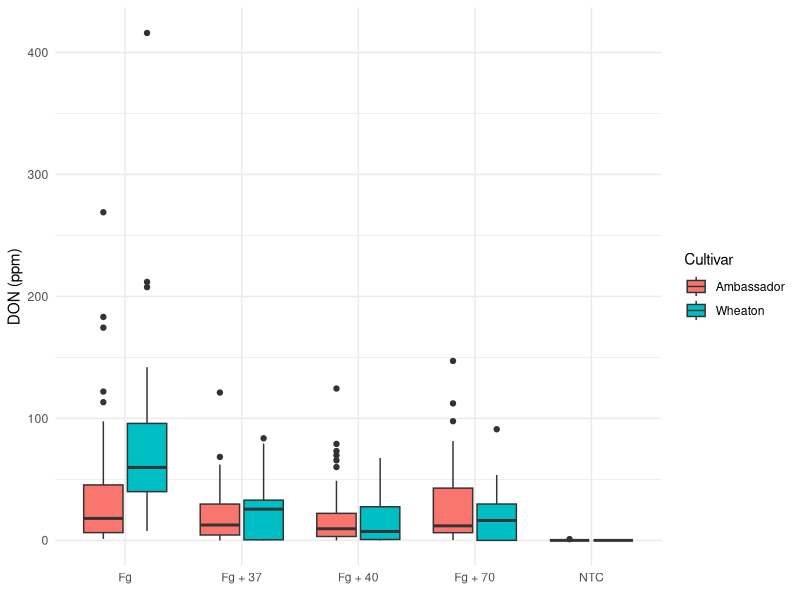
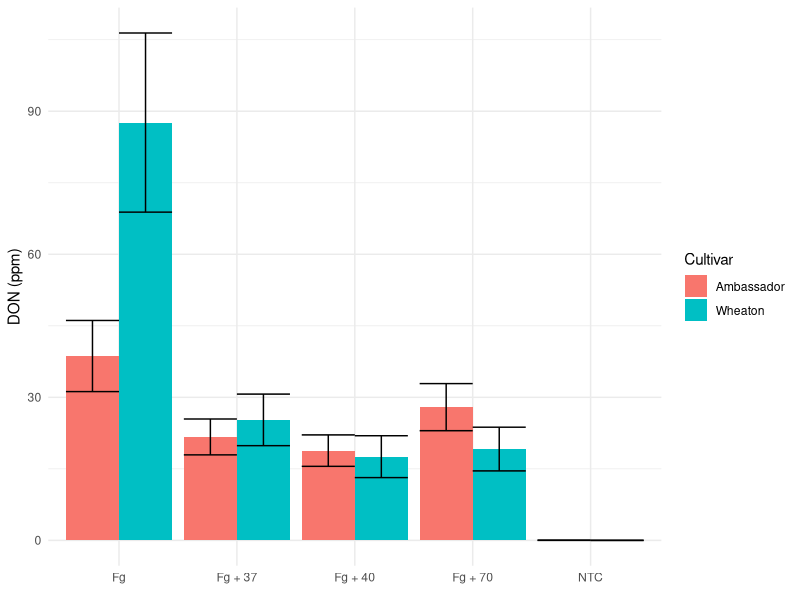
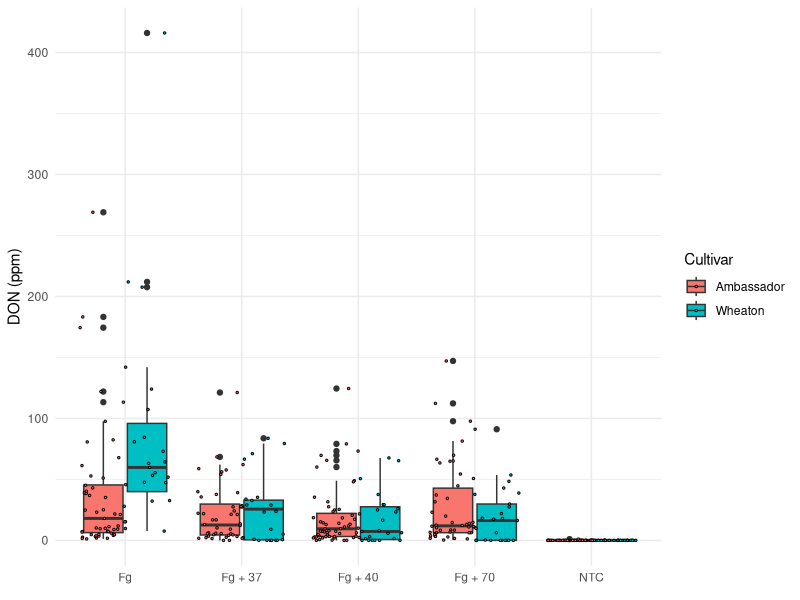
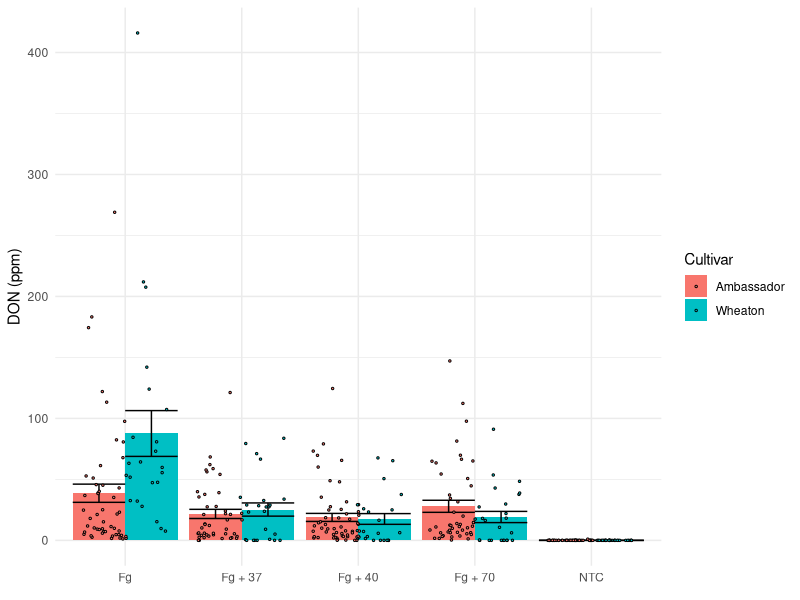
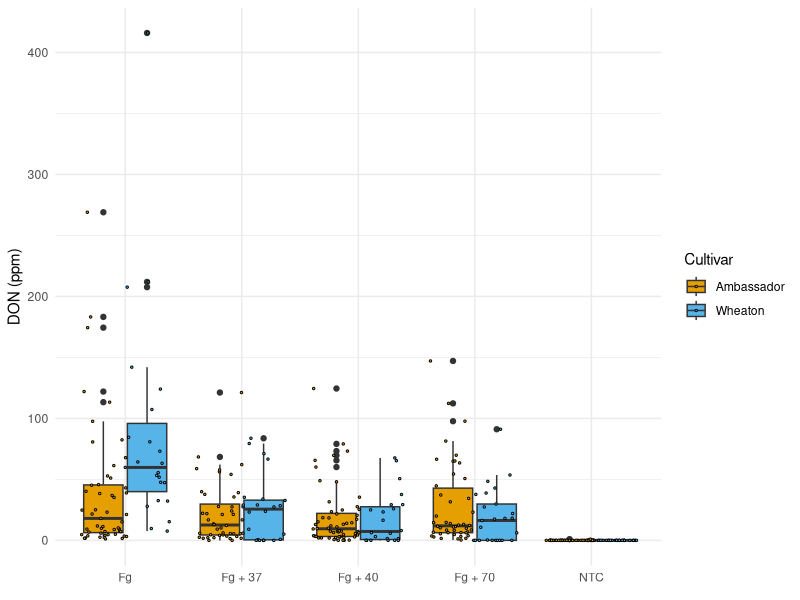
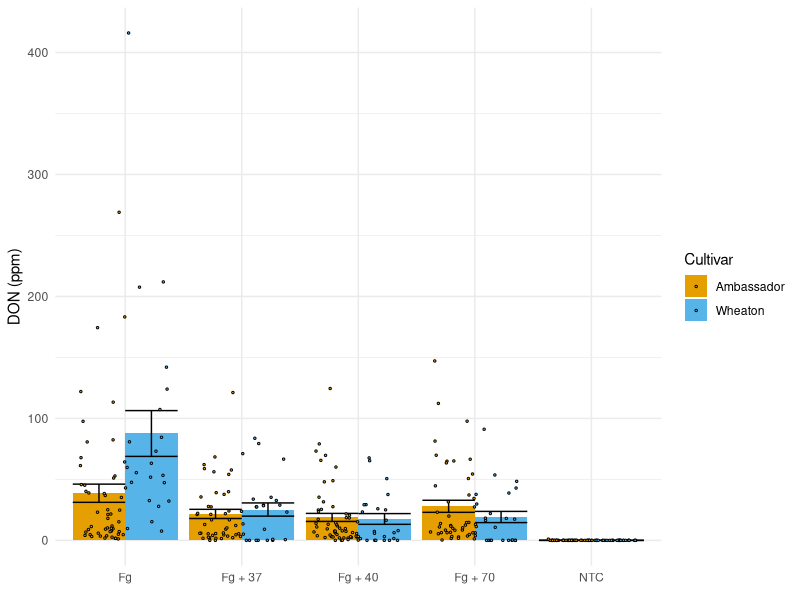
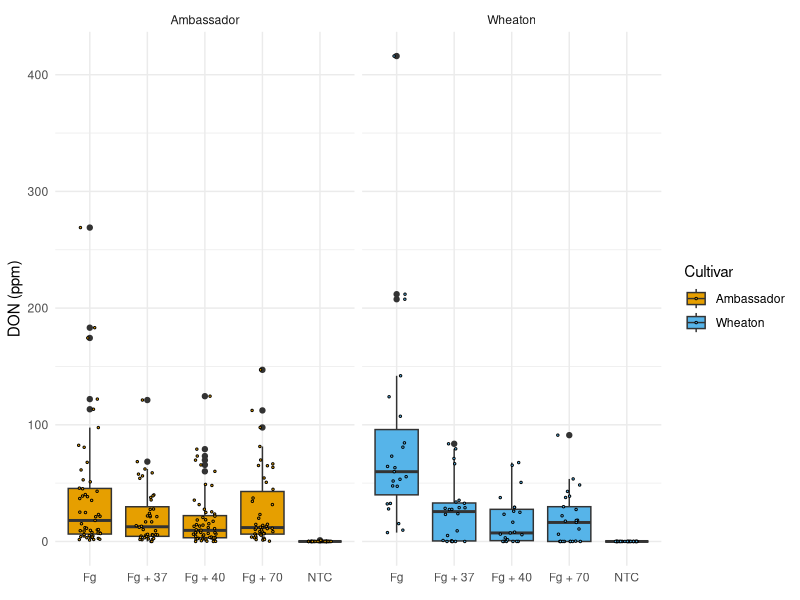
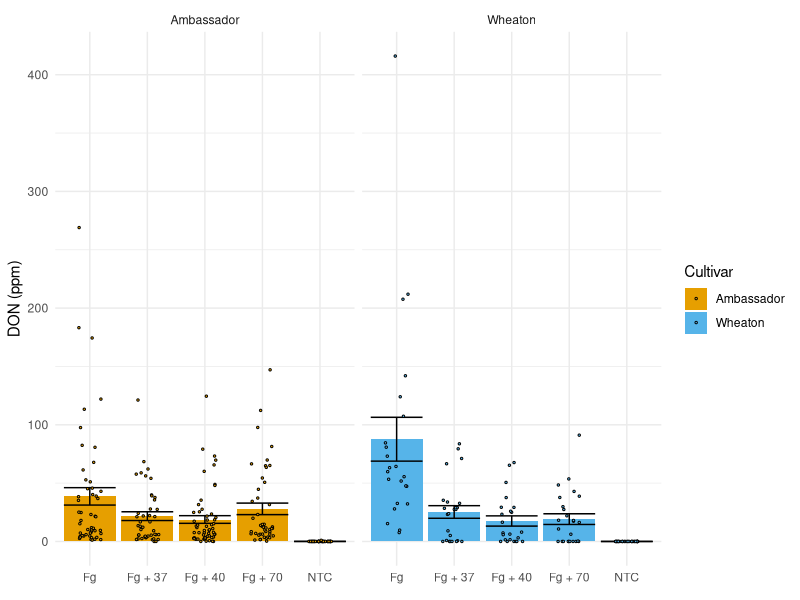

Generate these figures, in order, with R:
## ---- chunk 1
# Load libraries
library(tidyverse)

# Read in the data
## Treatment, Cultivar, MassperSeed_mg, DON, 15ADON, BioRep
data <- read_csv("MycotoxinData.csv") %>% 
            mutate(DON = as.numeric(DON),
                   MassperSeed_mg = as.numeric(MassperSeed_mg),
                   `15ADON` = as.numeric(`15ADON`),
                   BioRep = as.factor(BioRep)) %>% 
            filter(!is.na(DON))
                
# Make the boxplot
ggplot(data, aes(x = Treatment, y = DON, fill = Cultivar)) +
        geom_boxplot() +
        labs(y = "DON (ppm)", x = element_blank()) +
        theme_minimal()
## ---- chunk 2
# Bar chart with error bars
ggplot(data, aes(x = Treatment, y = DON, fill = Cultivar)) +
        stat_summary(fun=mean,geom="bar", position = "dodge") +
        stat_summary(fun.data = mean_se, geom = "errorbar", position = "dodge") +
        labs(y = "DON (ppm)", x = element_blank()) +
        theme_minimal()
## ---- chunk 3
# Boxplot with jitter
ggplot(data, aes(x = Treatment, y = DON, fill = Cultivar)) +
        geom_boxplot() +
        geom_point(position = position_jitterdodge(), shape = 21, color = "black", size = 0.5) +
        labs(y = "DON (ppm)", x = element_blank()) +
        theme_minimal() 

# Bar chart with jitter
ggplot(data, aes(x = Treatment, y = DON, fill = Cultivar)) +
        stat_summary(fun=mean,geom="bar", position = "dodge") +
        stat_summary(fun.data = mean_se, geom = "errorbar", position = "dodge") +
        geom_point(position = position_jitterdodge(), shape = 21, color = "black", size = 0.5) +
        labs(y = "DON (ppm)", x = element_blank()) +
        theme_minimal()

## ---- chunk 4
cbbPalette <- c("#000000", "#E69F00", "#56B4E9", "#009E73", "#F0E442", "#0072B2", "#D55E00", "#CC79A7")

# Boxplot
ggplot(data, aes(x = Treatment, y = DON, fill = Cultivar)) +
        geom_boxplot() +
        geom_point(position = position_jitterdodge(), shape = 21, color = "black", size = 0.5) +
        labs(y = "DON (ppm)", x = element_blank()) +
        scale_fill_manual(values = cbbPalette[2:3], name = "Cultivar", labels = c("Ambassador", "Wheaton")) +
        theme_minimal() 

# Bar chart
ggplot(data, aes(x = Treatment, y = DON, fill = Cultivar)) +
        stat_summary(fun=mean,geom="bar", position = "dodge") +
        stat_summary(fun.data = mean_se, geom = "errorbar", position = "dodge") +
        geom_point(position = position_jitterdodge(), shape = 21, color = "black", size = 0.5) +
        labs(y = "DON (ppm)", x = element_blank()) +
        scale_fill_manual(values = cbbPalette[2:3], name = "Cultivar", labels = c("Ambassador", "Wheaton")) +
        theme_minimal()
## ---- chunk 5
# Boxplot
ggplot(data, aes(x = Treatment, y = DON, fill = Cultivar)) +
        geom_boxplot() +
        geom_point(position = position_jitterdodge(), shape = 21, color = "black", size = 0.5) +
        labs(y = "DON (ppm)", x = element_blank()) +
        scale_fill_manual(values = cbbPalette[2:3], name = "Cultivar", labels = c("Ambassador", "Wheaton")) +
        theme_minimal() + 
        facet_wrap(~ Cultivar)

# Bar chart
ggplot(data, aes(x = Treatment, y = DON, fill = Cultivar)) +
        stat_summary(fun=mean,geom="bar", position = "dodge") +
        stat_summary(fun.data = mean_se, geom = "errorbar", position = "dodge") +
        geom_point(position = position_jitterdodge(), shape = 21, color = "black", size = 0.5) +
        labs(y = "DON (ppm)", x = element_blank()) +
        scale_fill_manual(values = cbbPalette[2:3], name = "Cultivar", labels = c("Ambassador", "Wheaton")) +
        theme_minimal() +
        facet_wrap(~ Cultivar)
## ---- chunk 6
# Boxplot
ggplot(data, aes(x = Treatment, y = DON, fill = Cultivar)) +
        geom_boxplot() +
        geom_point(position = position_jitterdodge(), shape = 21, color = "black", size = 0.5, alpha=0.5) +
        labs(y = "DON (ppm)", x = element_blank()) +
        scale_fill_manual(values = cbbPalette[2:3], name = "Cultivar", labels = c("Ambassador", "Wheaton")) +
        theme_minimal() + 
        facet_wrap(~ Cultivar)

# Bar chart
ggplot(data, aes(x = Treatment, y = DON, fill = Cultivar)) +
        stat_summary(fun=mean,geom="bar", position = "dodge") +
        stat_summary(fun.data = mean_se, geom = "errorbar", position = "dodge") +
        geom_point(position = position_jitterdodge(), shape = 21, color = "black", size = 0.5, alpha=0.5) +
        labs(y = "DON (ppm)", x = element_blank()) +
        scale_fill_manual(values = cbbPalette[2:3], name = "Cultivar", labels = c("Ambassador", "Wheaton")) +
        theme_minimal() +
        facet_wrap(~ Cultivar)

## ---- chunk 7
data_CI <- data %>% 
          group_by(Cultivar, Treatment) %>%
          summarize(Mean = mean(DON), SD = sd(DON), N = n(),
                    CI_L = Mean - (SD * 1.96)/sqrt(N),
                    CI_U = Mean + (SD * 1.96)/sqrt(N))

ggplot(data_CI, aes(x = Treatment, y = Mean, color = Cultivar)) +
        geom_point() +
        geom_errorbar(aes(ymin = CI_L, ymax = CI_U), width = 0.2) +
        scale_color_manual(values = cbbPalette[2:3], name = "Cultivar", labels = c("Ambassador", "Wheaton")) +
        theme_minimal() +
        facet_wrap(~ Cultivar)
